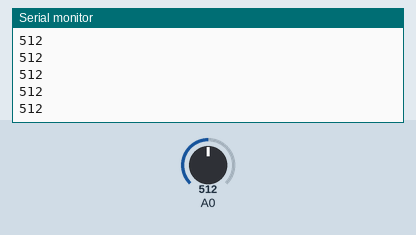
Recording of a sketch running on a simulated Arduino Uno, built with avr-gcc and run on an emulated ATmega328P. On the bench: the last lines printed to the serial monitor. Inputs (shaded band) come from the test bench; at power-on: A0 = 512.

Above: at 1.2 s.
1.3 s: A0 set to 716
At 1.31 s:
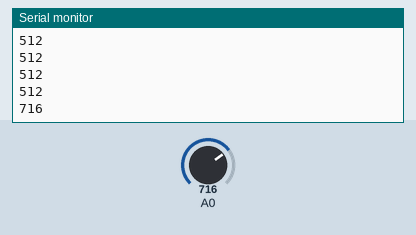
2.8 s: A0 set to 900
At 2.81 s:
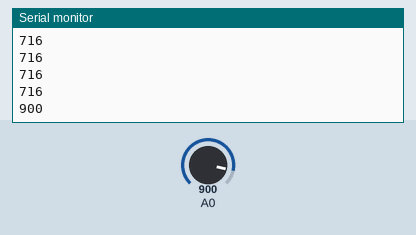
Timing chart, 0 to 5.8 s (numbered marks = the images above; inputs shaded):
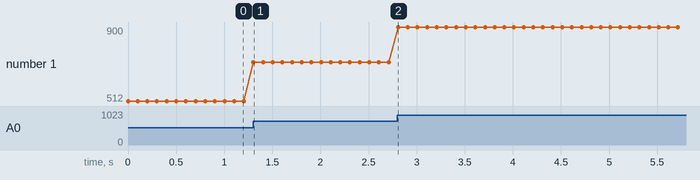

Measured:
- after the input at 1.3 s, the serial monitor: prints a new line at once (image 1)
- after the input at 2.8 s, the serial monitor: prints a new line at once (image 2)
- plotted number 1: 512 → 716 after the input at 1.3 s, 716 → 900 after the input at 2.8 s

The sketch:

adc_test.ino
```cpp
void setup() {
  Serial.begin(19200);

}

void loop() {
  // put your main code here, to run repeatedly:
  Serial.println(analogRead(A0));
  delay(100);
}
```
